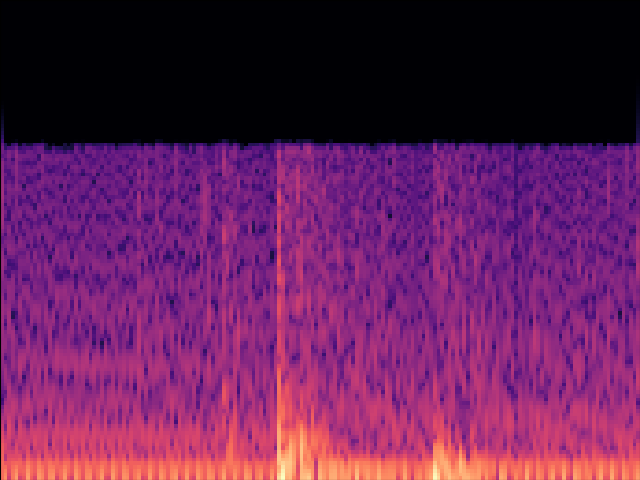
#> input picture data2model/data_png/checking/1.png, 640 x 480 px, found by its file name; its folder holds only this picture in this run
$ python train.py
#> lines starting #> are read from the running program, lines starting #| are printed output that depends on the picture
# 学習データ数
train_nums = [200, 200, 120, 120]
# ラベル
labels = ['locking', 'silent', 'checking', 'opening']

X_train = []
y_train = []

# ライブラリのインポート
print('importing librarys...')
import cv2
from sklearn import svm
import pickle

# 読み込み開始
print('please wait for a moment...')
for i in range(len(train_nums)):

    # locking -> silent -> checking -> opening
    # の順番で読み込みを行う

    print('start '+labels[i])

    for j in range(train_nums[i]):

        # 画像の読み込み
        img = cv2.imread('./data_png/'+labels[i]+'/'+str(j+1)+'.png')
#> img is the input picture: shape (480, 640, 3); mean B, G, R 87.5, 31.6, 100.6

        # 学習可能サイズに加工
        img = cv2.resize(img, (480, 480))
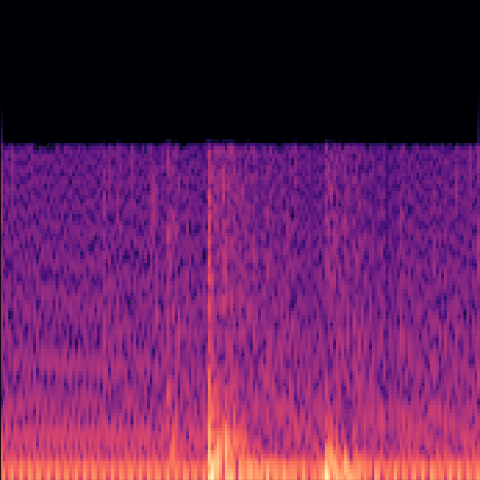
#> img: shape (480, 480, 3); mean B, G, R 87.5, 31.6, 100.6
#> (the run stopped early here; a loop or call above may not have finished)

$ run again, on data2model/data_png/opening/1.png
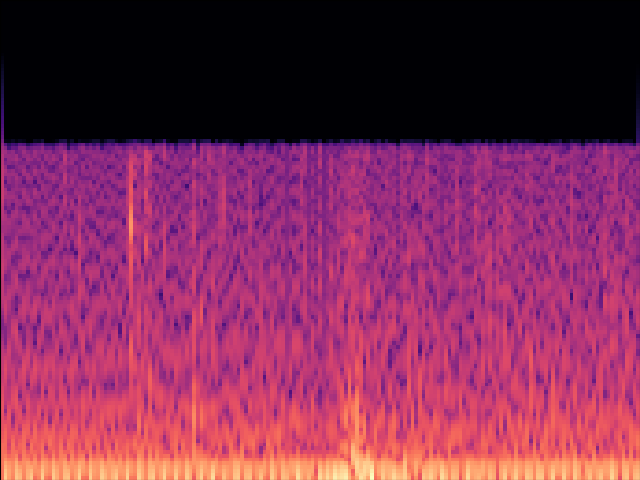
#> input picture data2model/data_png/opening/1.png, 640 x 480 px, found by its file name
#> img is the input picture: shape (480, 640, 3); mean B, G, R 84.8, 43.6, 126.9
#> `img = cv2.resize(img, (480, 480))`:
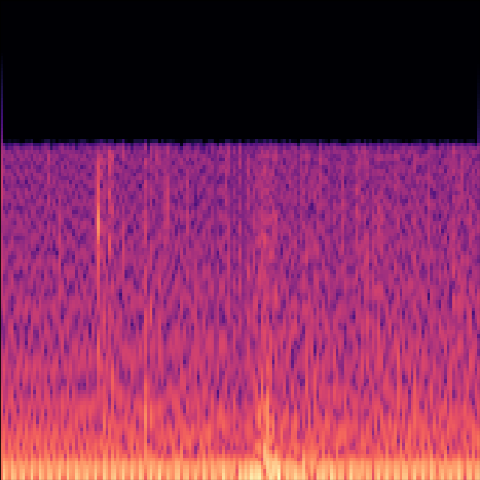
#> img: shape (480, 480, 3); mean B, G, R 84.8, 43.6, 126.9
